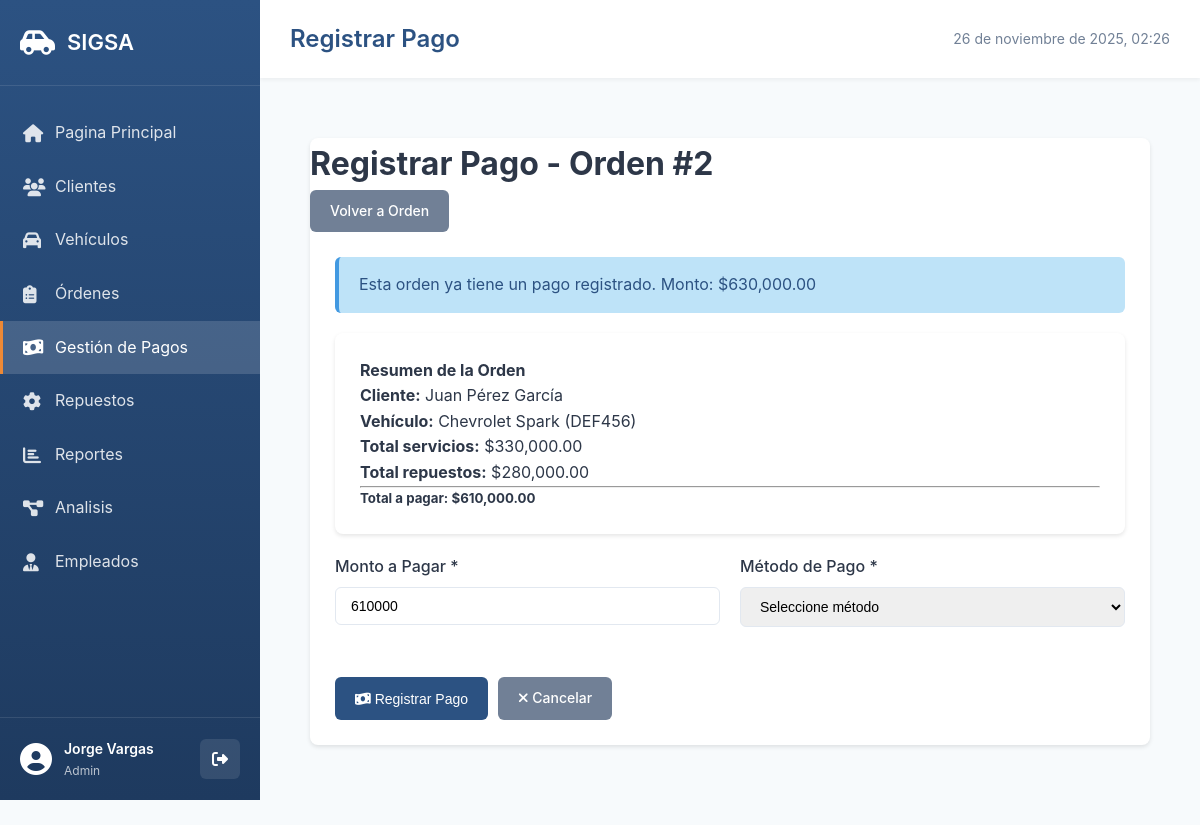
/pages/pagos/create.php?orden_id=2 (signed in), run on the app's committed database.
### tables this page shows
CREATE TABLE Pagos (
    id_pago INT AUTO_INCREMENT PRIMARY KEY,
    id_orden INT NOT NULL,
    monto_total DECIMAL(10, 2) NOT NULL,
    metodo_pago ENUM('efectivo', 'tarjeta', 'transferencia') NOT NULL,
    fecha_pago DATETIME DEFAULT CURRENT_TIMESTAMP,
    referencia VARCHAR(100),
    comprobante VARCHAR(100),
    estado ENUM('pendiente', 'pagado', 'parcial') DEFAULT 'pendiente',
    FOREIGN KEY (id_orden) REFERENCES OrdenesServicio(id_orden),
    INDEX idx_orden (id_orden),
    INDEX idx_fecha (fecha_pago),
    INDEX idx_metodo (metodo_pago)
);

CREATE TABLE OrdenesServicio (
    id_orden INT AUTO_INCREMENT PRIMARY KEY,
    id_vehiculo INT NOT NULL,
    id_empleado INT NOT NULL,
    fecha_ingreso DATETIME DEFAULT CURRENT_TIMESTAMP,
    fecha_entrega DATETIME NULL,
    estado ENUM('pendiente', 'en_proceso', 'completada', 'entregada', 'cancelada') DEFAULT 'pendiente',
    costo_mano_obra DECIMAL(10, 2) DEFAULT 0.00,
    diagnostico_inicial TEXT,
    observaciones TEXT,
    kilometraje_ingreso INT,
    FOREIGN KEY (id_vehiculo) REFERENCES Vehiculos(id_vehiculo),
    FOREIGN KEY (id_empleado) REFERENCES Empleados(id_empleado),
    INDEX idx_estado (estado),
    INDEX idx_fecha_ingreso (fecha_ingreso),
    INDEX idx_vehiculo (id_vehiculo)
);

CREATE TABLE Clientes (
    id_cliente INT AUTO_INCREMENT PRIMARY KEY,
    nombre VARCHAR(200) NOT NULL,
    documento VARCHAR(20) NOT NULL UNIQUE,
    telefono VARCHAR(20),
    correo VARCHAR(100),
    tipo_cliente ENUM('natural', 'empresa') DEFAULT 'natural',
    direccion TEXT,
    fecha_registro TIMESTAMP DEFAULT CURRENT_TIMESTAMP,
    estado ENUM('activo', 'inactivo') DEFAULT 'activo',
    INDEX idx_documento (documento),
    INDEX idx_nombre (nombre)
);

CREATE TABLE Vehiculos (
    id_vehiculo INT AUTO_INCREMENT PRIMARY KEY,
    id_cliente INT NOT NULL,
    marca VARCHAR(50) NOT NULL,
    modelo VARCHAR(50) NOT NULL,
    placa VARCHAR(10) NOT NULL UNIQUE,
    año INT NOT NULL,
    color VARCHAR(30),
    tipo_vehiculo ENUM('auto', 'camioneta', 'moto', 'camion') DEFAULT 'auto',
    kilometraje INT DEFAULT 0,
    fecha_registro TIMESTAMP DEFAULT CURRENT_TIMESTAMP,
    FOREIGN KEY (id_cliente) REFERENCES Clientes(id_cliente) ON DELETE CASCADE,
    INDEX idx_placa (placa),
    INDEX idx_cliente (id_cliente)
);

### pages/pagos/create.php (the view, shortened to what this page needs)
<?php
$db = getDB();
$orden_id = $_GET['orden_id'] ?? 0;
$stmt = $db->prepare("
    SELECT
        o.*,
        c.nombre as cliente_nombre,
        v.placa,
        v.marca,
        v.modelo,
        COALESCE(SUM(sr.precio), 0) as total_servicios,
        COALESCE(SUM(rps.subtotal), 0) as total_repuestos
    FROM OrdenesServicio o
    INNER JOIN Vehiculos v ON o.id_vehiculo = v.id_vehiculo
    INNER JOIN Clientes c ON v.id_cliente = c.id_cliente
    LEFT JOIN ServiciosRealizados sr ON o.id_orden = sr.id_orden
    LEFT JOIN RepuestosPorServicio rps ON sr.id_servicio = rps.id_servicio
    WHERE o.id_orden = ?
    GROUP BY o.id_orden
");
$stmt->execute([$orden_id]);
$orden = $stmt->fetch();
$total_orden = $orden['total_servicios'] + $orden['total_repuestos'];
$stmt = $db->prepare("SELECT * FROM Pagos WHERE id_orden = ?");
$stmt->execute([$orden_id]);
$pago_existente = $stmt->fetch();
include __DIR__ . '/../../includes/header.php';
?>
<div class="container">
    <div class="card">
        <div class="card-header">
            <h1>Registrar Pago - Orden #<?= $orden_id ?></h1>
            <a href="../ordenes/view.php?id=<?= $orden_id ?>" class="btn btn-secondary">Volver a Orden</a>
        </div>
        <div class="card-body">
            <?php if ($pago_existente): ?>
                <div class="alert alert-info">
                    Esta orden ya tiene un pago registrado. Monto: $<?= number_format($pago_existente['monto_total'], 2) ?>
                </div>
            <?php endif; ?>
            <div class="card mb-4">
                <div class="card-body">
                    <h4>Resumen de la Orden</h4>
                    <p><strong>Cliente:</strong> <?= htmlspecialchars($orden['cliente_nombre']) ?></p>
                    <p><strong>Vehículo:</strong> <?= htmlspecialchars($orden['marca'] . ' ' . $orden['modelo'] . ' (' . $orden['placa'] . ')') ?></p>
                    <p><strong>Total servicios:</strong> $<?= number_format($orden['total_servicios'], 2) ?></p>
                    <p><strong>Total repuestos:</strong> $<?= number_format($orden['total_repuestos'], 2) ?></p>
                    <hr>
                    <h5><strong>Total a pagar:</strong> $<?= number_format($total_orden, 2) ?></h5>
                </div>
            </div>
            <form method="POST">
                <div class="form-row">
                    <div class="form-group">
                        <label for="monto_total">Monto a Pagar *</label>
                        <input type="number" id="monto_total" name="monto_total" class="form-control"
                               value="<?= $total_orden ?>" step="0.01" min="0" max="<?= $total_orden ?>" required>
                    </div>
                    <div class="form-group">
                        <label for="metodo_pago">Método de Pago *</label>
                        <select id="metodo_pago" name="metodo_pago" class="form-control" required>
                            <option value="">Seleccione método</option>
                        </select>
                    </div>
                </div>
                <div class="form-actions">
                    <button type="submit" class="btn btn-primary">
                        <i class="fas fa-money-bill-wave"></i> Registrar Pago
                    </button>
                    <a href="../ordenes/view.php?id=<?= $orden_id ?>" class="btn btn-secondary">
                        <i class="fas fa-times"></i> Cancelar
                    </a>
                </div>
            </form>
        </div>
    </div>
</div>
<?php include __DIR__ . '/../../includes/footer.php'; ?>

### assets/css/style.css (style rules this page uses)
* { margin: 0; padding: 0; box-sizing: border-box; }
:root { --primary-color: #2c5282; --secondary-color: #4a90b5; --success-color: #48bb78; --danger-color: #f56565; --warning-color: #ed8936; --info-color: #4299e1; --dark-color: #2d3748; --light-color: #f7fafc; --border-color: #e2e8f0; --text-color: #2d3748; --text-secondary: #718096; }
body { font-family: -apple-system, BlinkMacSystemFont, 'Segoe UI', 'Roboto', 'Oxygen', 'Ubuntu', sans-serif; background-color: #f7fafc; color: var(--text-color); line-height: 1.6; }
.container { max-width: 1400px; margin: 0 auto; padding: 30px 20px; }
.card { background: white; border-radius: 8px; box-shadow: 0 2px 4px rgba(0,0,0,0.1); margin-bottom: 20px; }
.card-body { padding: 25px; }
.btn { padding: 10px 20px; border: none; border-radius: 6px; font-size: 14px; font-weight: 500; cursor: pointer; text-decoration: none; display: inline-block; transition: all 0.3s; }
.btn-primary { background-color: var(--primary-color); color: white; }
.btn-secondary { background-color: #718096; color: white; }
.form-group { margin-bottom: 20px; }
.form-row { display: grid; grid-template-columns: repeat(auto-fit, minmax(250px, 1fr)); gap: 20px; margin-bottom: 20px; }
.form-group label { display: block; margin-bottom: 8px; color: var(--text-color); font-weight: 500; }
.form-group input, .form-group select, .form-group textarea { width: 100%; padding: 10px 15px; border: 1px solid var(--border-color); border-radius: 6px; font-size: 14px; transition: border-color 0.3s; }
.form-actions { margin-top: 30px; display: flex; gap: 10px; }
.alert { padding: 15px 20px; border-radius: 6px; margin-bottom: 20px; }
.alert-info { background-color: #bee3f8; color: #2c5282; border-left: 4px solid var(--info-color); }

### data on the page
pagos: monto_total "630,000.00"
ordenesservicio: clientes.nombre "Juan Pérez García", id_vehiculo.placa "Chevrolet Spark (DEF456)"

### other printed values
$currentUser['nombre'] "Jorge Vargas"
$currentUser['rol'] "Admin"
$pageTitle "Registrar Pago"
$orden_id "2"
$orden['total_servicios'] "330,000.00"
$orden['total_repuestos'] "280,000.00"
$total_orden "610,000.00"
